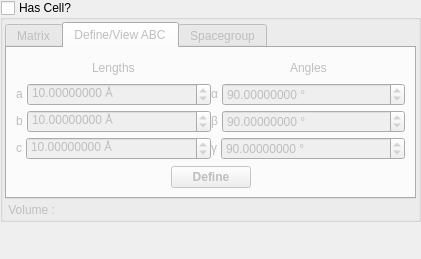
<?xml version="1.0" encoding="UTF-8"?>
<ui version="4.0">
 <class>CellDefinitionWidget</class>
 <widget class="QDockWidget" name="CellDefinitionWidget">
  <property name="geometry">
   <rect>
    <x>0</x>
    <y>0</y>
    <width>270</width>
    <height>259</height>
   </rect>
  </property>
  <property name="minimumSize">
   <size>
    <width>270</width>
    <height>259</height>
   </size>
  </property>
  <property name="windowIcon">
   <iconset resource="icons.qrc">
    <normaloff>:/stackicons/icons/stack_celldefine.svg</normaloff>:/stackicons/icons/stack_celldefine.svg</iconset>
  </property>
  <property name="floating">
   <bool>true</bool>
  </property>
  <property name="allowedAreas">
   <set>Qt::LeftDockWidgetArea|Qt::RightDockWidgetArea</set>
  </property>
  <property name="windowTitle">
   <string>Cell Definition</string>
  </property>
  <widget class="QWidget" name="dockWidgetContents">
   <layout class="QVBoxLayout" name="verticalLayout_4">
    <property name="margin">
     <number>0</number>
    </property>
    <item>
     <widget class="QGroupBox" name="CellDefinitionGroup">
      <property name="title">
       <string>Has Cell?</string>
      </property>
      <property name="checkable">
       <bool>true</bool>
      </property>
      <property name="checked">
       <bool>false</bool>
      </property>
      <layout class="QHBoxLayout" name="horizontalLayout_2">
       <property name="spacing">
        <number>4</number>
       </property>
       <property name="margin">
        <number>2</number>
       </property>
       <item>
        <layout class="QVBoxLayout" name="verticalLayout_2">
         <item>
          <widget class="QTabWidget" name="CellTabs">
           <property name="tabPosition">
            <enum>QTabWidget::North</enum>
           </property>
           <property name="currentIndex">
            <number>1</number>
           </property>
           <widget class="QWidget" name="CellMatrixTab">
            <attribute name="title">
             <string>Matrix</string>
            </attribute>
            <layout class="QVBoxLayout" name="verticalLayout_3">
             <item>
              <layout class="QGridLayout" name="gridLayout">
               <item row="0" column="0">
                <widget class="QLabel" name="label">
                 <property name="sizePolicy">
                  <sizepolicy hsizetype="Minimum" vsizetype="Preferred">
                   <horstretch>0</horstretch>
                   <verstretch>0</verstretch>
                  </sizepolicy>
                 </property>
                 <property name="font">
                  <font>
                   <weight>75</weight>
                   <bold>true</bold>
                  </font>
                 </property>
                 <property name="text">
                  <string>X</string>
                 </property>
                </widget>
               </item>
               <item row="0" column="1">
                <widget class="QDoubleSpinBox" name="CellMatrixXXSpin">
                 <property name="sizePolicy">
                  <sizepolicy hsizetype="Expanding" vsizetype="Fixed">
                   <horstretch>0</horstretch>
                   <verstretch>0</verstretch>
                  </sizepolicy>
                 </property>
                 <property name="toolTip">
                  <string>X-component of the X-axis</string>
                 </property>
                 <property name="decimals">
                  <number>7</number>
                 </property>
                 <property name="minimum">
                  <double>-100000000.000000000000000</double>
                 </property>
                 <property name="maximum">
                  <double>10000000.000000000000000</double>
                 </property>
                 <property name="value">
                  <double>10.000000000000000</double>
                 </property>
                </widget>
               </item>
               <item row="0" column="2">
                <widget class="QDoubleSpinBox" name="CellMatrixXYSpin">
                 <property name="sizePolicy">
                  <sizepolicy hsizetype="Expanding" vsizetype="Fixed">
                   <horstretch>0</horstretch>
                   <verstretch>0</verstretch>
                  </sizepolicy>
                 </property>
                 <property name="toolTip">
                  <string>Y-component of the X-axis</string>
                 </property>
                 <property name="decimals">
                  <number>7</number>
                 </property>
                 <property name="minimum">
                  <double>-100000000.000000000000000</double>
                 </property>
                 <property name="maximum">
                  <double>10000000.000000000000000</double>
                 </property>
                </widget>
               </item>
               <item row="0" column="3">
                <widget class="QDoubleSpinBox" name="CellMatrixXZSpin">
                 <property name="sizePolicy">
                  <sizepolicy hsizetype="Expanding" vsizetype="Fixed">
                   <horstretch>0</horstretch>
                   <verstretch>0</verstretch>
                  </sizepolicy>
                 </property>
                 <property name="toolTip">
                  <string>Z-component of the X-axis</string>
                 </property>
                 <property name="decimals">
                  <number>7</number>
                 </property>
                 <property name="minimum">
                  <double>-100000000.000000000000000</double>
                 </property>
                 <property name="maximum">
                  <double>10000000.000000000000000</double>
                 </property>
                </widget>
               </item>
               <item row="1" column="0">
                <widget class="QLabel" name="label_2">
                 <property name="sizePolicy">
                  <sizepolicy hsizetype="Minimum" vsizetype="Preferred">
                   <horstretch>0</horstretch>
                   <verstretch>0</verstretch>
                  </sizepolicy>
                 </property>
                 <property name="font">
                  <font>
                   <weight>75</weight>
                   <bold>true</bold>
                  </font>
                 </property>
                 <property name="text">
                  <string>Y</string>
                 </property>
                </widget>
               </item>
               <item row="1" column="1">
                <widget class="QDoubleSpinBox" name="CellMatrixYXSpin">
                 <property name="sizePolicy">
                  <sizepolicy hsizetype="Expanding" vsizetype="Fixed">
                   <horstretch>0</horstretch>
                   <verstretch>0</verstretch>
                  </sizepolicy>
                 </property>
                 <property name="toolTip">
                  <string>X-component of the Y-axis</string>
                 </property>
                 <property name="decimals">
                  <number>7</number>
                 </property>
                 <property name="minimum">
                  <double>-100000000.000000000000000</double>
                 </property>
                 <property name="maximum">
                  <double>10000000.000000000000000</double>
                 </property>
                </widget>
               </item>
               <item row="1" column="2">
                <widget class="QDoubleSpinBox" name="CellMatrixYYSpin">
                 <property name="sizePolicy">
                  <sizepolicy hsizetype="Expanding" vsizetype="Fixed">
                   <horstretch>0</horstretch>
                   <verstretch>0</verstretch>
                  </sizepolicy>
                 </property>
                 <property name="toolTip">
                  <string>Y-component of the Y-axis</string>
                 </property>
                 <property name="decimals">
                  <number>7</number>
                 </property>
                 <property name="minimum">
                  <double>-100000000.000000000000000</double>
                 </property>
                 <property name="maximum">
                  <double>10000000.000000000000000</double>
                 </property>
                 <property name="value">
                  <double>10.000000000000000</double>
                 </property>
                </widget>
               </item>
               <item row="1" column="3">
                <widget class="QDoubleSpinBox" name="CellMatrixYZSpin">
                 <property name="sizePolicy">
                  <sizepolicy hsizetype="Expanding" vsizetype="Fixed">
                   <horstretch>0</horstretch>
                   <verstretch>0</verstretch>
                  </sizepolicy>
                 </property>
                 <property name="toolTip">
                  <string>Z-component of the Y-axis</string>
                 </property>
                 <property name="decimals">
                  <number>7</number>
                 </property>
                 <property name="minimum">
                  <double>-100000000.000000000000000</double>
                 </property>
                 <property name="maximum">
                  <double>10000000.000000000000000</double>
                 </property>
                </widget>
               </item>
               <item row="2" column="0">
                <widget class="QLabel" name="label_3">
                 <property name="sizePolicy">
                  <sizepolicy hsizetype="Minimum" vsizetype="Preferred">
                   <horstretch>0</horstretch>
                   <verstretch>0</verstretch>
                  </sizepolicy>
                 </property>
                 <property name="font">
                  <font>
                   <weight>75</weight>
                   <bold>true</bold>
                  </font>
                 </property>
                 <property name="text">
                  <string>Z</string>
                 </property>
                </widget>
               </item>
               <item row="2" column="1">
                <widget class="QDoubleSpinBox" name="CellMatrixZXSpin">
                 <property name="sizePolicy">
                  <sizepolicy hsizetype="Expanding" vsizetype="Fixed">
                   <horstretch>0</horstretch>
                   <verstretch>0</verstretch>
                  </sizepolicy>
                 </property>
                 <property name="toolTip">
                  <string>X-component of the Z-axis</string>
                 </property>
                 <property name="decimals">
                  <number>7</number>
                 </property>
                 <property name="minimum">
                  <double>-100000000.000000000000000</double>
                 </property>
                 <property name="maximum">
                  <double>10000000.000000000000000</double>
                 </property>
                </widget>
               </item>
               <item row="2" column="2">
                <widget class="QDoubleSpinBox" name="CellMatrixZYSpin">
                 <property name="sizePolicy">
                  <sizepolicy hsizetype="Expanding" vsizetype="Fixed">
                   <horstretch>0</horstretch>
                   <verstretch>0</verstretch>
                  </sizepolicy>
                 </property>
                 <property name="toolTip">
                  <string>Y-component of the Z-axis</string>
                 </property>
                 <property name="decimals">
                  <number>7</number>
                 </property>
                 <property name="minimum">
                  <double>-100000000.000000000000000</double>
                 </property>
                 <property name="maximum">
                  <double>10000000.000000000000000</double>
                 </property>
                </widget>
               </item>
               <item row="2" column="3">
                <widget class="QDoubleSpinBox" name="CellMatrixZZSpin">
                 <property name="sizePolicy">
                  <sizepolicy hsizetype="Expanding" vsizetype="Fixed">
                   <horstretch>0</horstretch>
                   <verstretch>0</verstretch>
                  </sizepolicy>
                 </property>
                 <property name="toolTip">
                  <string>Z-component of the Z-axis</string>
                 </property>
                 <property name="decimals">
                  <number>7</number>
                 </property>
                 <property name="minimum">
                  <double>-100000000.000000000000000</double>
                 </property>
                 <property name="maximum">
                  <double>10000000.000000000000000</double>
                 </property>
                 <property name="value">
                  <double>10.000000000000000</double>
                 </property>
                </widget>
               </item>
              </layout>
             </item>
             <item>
              <spacer name="verticalSpacer">
               <property name="orientation">
                <enum>Qt::Vertical</enum>
               </property>
               <property name="sizeHint" stdset="0">
                <size>
                 <width>20</width>
                 <height>40</height>
                </size>
               </property>
              </spacer>
             </item>
            </layout>
           </widget>
           <widget class="QWidget" name="tab_2">
            <attribute name="title">
             <string>Define/View ABC</string>
            </attribute>
            <layout class="QVBoxLayout" name="verticalLayout">
             <item>
              <layout class="QHBoxLayout" name="_2">
               <property name="spacing">
                <number>0</number>
               </property>
               <property name="margin">
                <number>0</number>
               </property>
               <item>
                <layout class="QVBoxLayout" name="_3">
                 <property name="spacing">
                  <number>4</number>
                 </property>
                 <property name="margin">
                  <number>0</number>
                 </property>
                 <item>
                  <layout class="QHBoxLayout" name="_4">
                   <property name="spacing">
                    <number>0</number>
                   </property>
                   <property name="margin">
                    <number>0</number>
                   </property>
                   <item>
                    <spacer>
                     <property name="orientation">
                      <enum>Qt::Horizontal</enum>
                     </property>
                     <property name="sizeHint" stdset="0">
                      <size>
                       <width>16</width>
                       <height>20</height>
                      </size>
                     </property>
                    </spacer>
                   </item>
                   <item>
                    <widget class="QLabel" name="label_16">
                     <property name="text">
                      <string>Lengths</string>
                     </property>
                    </widget>
                   </item>
                   <item>
                    <spacer>
                     <property name="orientation">
                      <enum>Qt::Horizontal</enum>
                     </property>
                     <property name="sizeHint" stdset="0">
                      <size>
                       <width>1</width>
                       <height>20</height>
                      </size>
                     </property>
                    </spacer>
                   </item>
                  </layout>
                 </item>
                 <item>
                  <layout class="QHBoxLayout" name="_5">
                   <property name="spacing">
                    <number>4</number>
                   </property>
                   <property name="margin">
                    <number>0</number>
                   </property>
                   <item>
                    <widget class="QLabel" name="label_17">
                     <property name="sizePolicy">
                      <sizepolicy hsizetype="Fixed" vsizetype="Fixed">
                       <horstretch>0</horstretch>
                       <verstretch>0</verstretch>
                      </sizepolicy>
                     </property>
                     <property name="text">
                      <string>a</string>
                     </property>
                    </widget>
                   </item>
                   <item>
                    <widget class="QDoubleSpinBox" name="CellLengthASpin">
                     <property name="sizePolicy">
                      <sizepolicy hsizetype="Expanding" vsizetype="Fixed">
                       <horstretch>0</horstretch>
                       <verstretch>0</verstretch>
                      </sizepolicy>
                     </property>
                     <property name="suffix">
                      <string> Å</string>
                     </property>
                     <property name="decimals">
                      <number>8</number>
                     </property>
                     <property name="maximum">
                      <double>10000.000000000000000</double>
                     </property>
                     <property name="value">
                      <double>10.000000000000000</double>
                     </property>
                    </widget>
                   </item>
                  </layout>
                 </item>
                 <item>
                  <layout class="QHBoxLayout" name="_6">
                   <property name="spacing">
                    <number>4</number>
                   </property>
                   <property name="margin">
                    <number>0</number>
                   </property>
                   <item>
                    <widget class="QLabel" name="label_18">
                     <property name="sizePolicy">
                      <sizepolicy hsizetype="Fixed" vsizetype="Fixed">
                       <horstretch>0</horstretch>
                       <verstretch>0</verstretch>
                      </sizepolicy>
                     </property>
                     <property name="text">
                      <string>b</string>
                     </property>
                    </widget>
                   </item>
                   <item>
                    <widget class="QDoubleSpinBox" name="CellLengthBSpin">
                     <property name="sizePolicy">
                      <sizepolicy hsizetype="Expanding" vsizetype="Fixed">
                       <horstretch>0</horstretch>
                       <verstretch>0</verstretch>
                      </sizepolicy>
                     </property>
                     <property name="suffix">
                      <string> Å</string>
                     </property>
                     <property name="decimals">
                      <number>8</number>
                     </property>
                     <property name="maximum">
                      <double>10000.000000000000000</double>
                     </property>
                     <property name="value">
                      <double>10.000000000000000</double>
                     </property>
                    </widget>
                   </item>
                  </layout>
                 </item>
                 <item>
                  <layout class="QHBoxLayout" name="_7">
                   <property name="spacing">
                    <number>4</number>
                   </property>
                   <property name="margin">
                    <number>0</number>
                   </property>
                   <item>
                    <widget class="QLabel" name="label_19">
                     <property name="sizePolicy">
                      <sizepolicy hsizetype="Fixed" vsizetype="Fixed">
                       <horstretch>0</horstretch>
                       <verstretch>0</verstretch>
                      </sizepolicy>
                     </property>
                     <property name="text">
                      <string>c</string>
                     </property>
                    </widget>
                   </item>
                   <item>
                    <widget class="QDoubleSpinBox" name="CellLengthCSpin">
                     <property name="sizePolicy">
                      <sizepolicy hsizetype="Expanding" vsizetype="Fixed">
                       <horstretch>0</horstretch>
                       <verstretch>0</verstretch>
                      </sizepolicy>
                     </property>
                     <property name="suffix">
                      <string> Å</string>
                     </property>
                     <property name="decimals">
                      <number>8</number>
                     </property>
                     <property name="maximum">
                      <double>10000.000000000000000</double>
                     </property>
                     <property name="value">
                      <double>10.000000000000000</double>
                     </property>
                    </widget>
                   </item>
                  </layout>
                 </item>
                </layout>
               </item>
               <item>
                <layout class="QVBoxLayout" name="_8">
                 <property name="spacing">
                  <number>4</number>
                 </property>
                 <property name="margin">
                  <number>0</number>
                 </property>
                 <item>
                  <layout class="QHBoxLayout" name="_9">
                   <property name="spacing">
                    <number>4</number>
                   </property>
                   <property name="margin">
                    <number>0</number>
                   </property>
                   <item>
                    <spacer>
                     <property name="orientation">
                      <enum>Qt::Horizontal</enum>
                     </property>
                     <property name="sizeHint" stdset="0">
                      <size>
                       <width>16</width>
                       <height>20</height>
                      </size>
                     </property>
                    </spacer>
                   </item>
                   <item>
                    <widget class="QLabel" name="label_15">
                     <property name="text">
                      <string>Angles</string>
                     </property>
                    </widget>
                   </item>
                   <item>
                    <spacer>
                     <property name="orientation">
                      <enum>Qt::Horizontal</enum>
                     </property>
                     <property name="sizeHint" stdset="0">
                      <size>
                       <width>16</width>
                       <height>20</height>
                      </size>
                     </property>
                    </spacer>
                   </item>
                  </layout>
                 </item>
                 <item>
                  <layout class="QHBoxLayout" name="_10">
                   <property name="spacing">
                    <number>4</number>
                   </property>
                   <property name="margin">
                    <number>0</number>
                   </property>
                   <item>
                    <widget class="QLabel" name="label_12">
                     <property name="sizePolicy">
                      <sizepolicy hsizetype="Fixed" vsizetype="Fixed">
                       <horstretch>0</horstretch>
                       <verstretch>0</verstretch>
                      </sizepolicy>
                     </property>
                     <property name="text">
                      <string>&amp;#945;</string>
                     </property>
                     <property name="textFormat">
                      <enum>Qt::RichText</enum>
                     </property>
                    </widget>
                   </item>
                   <item>
                    <widget class="QDoubleSpinBox" name="CellAngleASpin">
                     <property name="sizePolicy">
                      <sizepolicy hsizetype="Expanding" vsizetype="Fixed">
                       <horstretch>0</horstretch>
                       <verstretch>0</verstretch>
                      </sizepolicy>
                     </property>
                     <property name="suffix">
                      <string> °</string>
                     </property>
                     <property name="decimals">
                      <number>8</number>
                     </property>
                     <property name="maximum">
                      <double>180.000000000000000</double>
                     </property>
                     <property name="value">
                      <double>90.000000000000000</double>
                     </property>
                    </widget>
                   </item>
                  </layout>
                 </item>
                 <item>
                  <layout class="QHBoxLayout" name="_11">
                   <property name="spacing">
                    <number>4</number>
                   </property>
                   <property name="margin">
                    <number>0</number>
                   </property>
                   <item>
                    <widget class="QLabel" name="label_13">
                     <property name="sizePolicy">
                      <sizepolicy hsizetype="Fixed" vsizetype="Fixed">
                       <horstretch>0</horstretch>
                       <verstretch>0</verstretch>
                      </sizepolicy>
                     </property>
                     <property name="text">
                      <string>&amp;#946;</string>
                     </property>
                     <property name="textFormat">
                      <enum>Qt::RichText</enum>
                     </property>
                    </widget>
                   </item>
                   <item>
                    <widget class="QDoubleSpinBox" name="CellAngleBSpin">
                     <property name="sizePolicy">
                      <sizepolicy hsizetype="Expanding" vsizetype="Fixed">
                       <horstretch>0</horstretch>
                       <verstretch>0</verstretch>
                      </sizepolicy>
                     </property>
                     <property name="suffix">
                      <string> °</string>
                     </property>
                     <property name="decimals">
                      <number>8</number>
                     </property>
                     <property name="maximum">
                      <double>180.000000000000000</double>
                     </property>
                     <property name="value">
                      <double>90.000000000000000</double>
                     </property>
                    </widget>
                   </item>
                  </layout>
                 </item>
                 <item>
                  <layout class="QHBoxLayout" name="_12">
                   <property name="spacing">
                    <number>4</number>
                   </property>
                   <property name="margin">
                    <number>0</number>
                   </property>
                   <item>
                    <widget class="QLabel" name="label_14">
                     <property name="sizePolicy">
                      <sizepolicy hsizetype="Fixed" vsizetype="Fixed">
                       <horstretch>0</horstretch>
                       <verstretch>0</verstretch>
                      </sizepolicy>
                     </property>
                     <property name="text">
                      <string>&amp;#947;</string>
                     </property>
                     <property name="textFormat">
                      <enum>Qt::RichText</enum>
                     </property>
                    </widget>
                   </item>
                   <item>
                    <widget class="QDoubleSpinBox" name="CellAngleCSpin">
                     <property name="sizePolicy">
                      <sizepolicy hsizetype="Expanding" vsizetype="Fixed">
                       <horstretch>0</horstretch>
                       <verstretch>0</verstretch>
                      </sizepolicy>
                     </property>
                     <property name="suffix">
                      <string> °</string>
                     </property>
                     <property name="decimals">
                      <number>8</number>
                     </property>
                     <property name="maximum">
                      <double>180.000000000000000</double>
                     </property>
                     <property name="value">
                      <double>90.000000000000000</double>
                     </property>
                    </widget>
                   </item>
                  </layout>
                 </item>
                </layout>
               </item>
              </layout>
             </item>
             <item>
              <layout class="QHBoxLayout" name="horizontalLayout">
               <item>
                <spacer name="horizontalSpacer">
                 <property name="orientation">
                  <enum>Qt::Horizontal</enum>
                 </property>
                 <property name="sizeHint" stdset="0">
                  <size>
                   <width>40</width>
                   <height>20</height>
                  </size>
                 </property>
                </spacer>
               </item>
               <item>
                <widget class="QPushButton" name="DefineFromABCButton">
                 <property name="font">
                  <font>
                   <weight>75</weight>
                   <bold>true</bold>
                  </font>
                 </property>
                 <property name="text">
                  <string>Define</string>
                 </property>
                </widget>
               </item>
               <item>
                <spacer name="horizontalSpacer_2">
                 <property name="orientation">
                  <enum>Qt::Horizontal</enum>
                 </property>
                 <property name="sizeHint" stdset="0">
                  <size>
                   <width>40</width>
                   <height>20</height>
                  </size>
                 </property>
                </spacer>
               </item>
              </layout>
             </item>
            </layout>
           </widget>
           <widget class="QWidget" name="tab">
            <attribute name="title">
             <string>Spacegroup</string>
            </attribute>
            <layout class="QVBoxLayout" name="verticalLayout_5">
             <item>
              <widget class="QGroupBox" name="CellSpacegroupGroup">
               <property name="enabled">
                <bool>false</bool>
               </property>
               <property name="sizePolicy">
                <sizepolicy hsizetype="MinimumExpanding" vsizetype="Preferred">
                 <horstretch>0</horstretch>
                 <verstretch>0</verstretch>
                </sizepolicy>
               </property>
               <property name="title">
                <string>Spacegroup</string>
               </property>
               <layout class="QVBoxLayout" name="_14">
                <property name="spacing">
                 <number>2</number>
                </property>
                <property name="margin">
                 <number>0</number>
                </property>
                <item>
                 <layout class="QHBoxLayout" name="_15">
                  <property name="spacing">
                   <number>2</number>
                  </property>
                  <property name="margin">
                   <number>0</number>
                  </property>
                  <item>
                   <widget class="QLabel" name="SpacegroupLabel">
                    <property name="sizePolicy">
                     <sizepolicy hsizetype="Expanding" vsizetype="Fixed">
                      <horstretch>0</horstretch>
                      <verstretch>0</verstretch>
                     </sizepolicy>
                    </property>
                    <property name="text">
                     <string>None (0)</string>
                    </property>
                   </widget>
                  </item>
                  <item>
                   <widget class="QPushButton" name="CellSpacegroupRemoveButton">
                    <property name="minimumSize">
                     <size>
                      <width>0</width>
                      <height>0</height>
                     </size>
                    </property>
                    <property name="maximumSize">
                     <size>
                      <width>10000</width>
                      <height>10000</height>
                     </size>
                    </property>
                    <property name="text">
                     <string>Remove</string>
                    </property>
                    <property name="autoDefault">
                     <bool>false</bool>
                    </property>
                   </widget>
                  </item>
                 </layout>
                </item>
                <item>
                 <layout class="QHBoxLayout" name="_16">
                  <property name="spacing">
                   <number>6</number>
                  </property>
                  <property name="margin">
                   <number>0</number>
                  </property>
                  <item>
                   <widget class="QLineEdit" name="CellSpacegroupEdit">
                    <property name="toolTip">
                     <string>Name or ID of spacegroup to set</string>
                    </property>
                   </widget>
                  </item>
                  <item>
                   <widget class="QPushButton" name="CellSpacegroupSetButton">
                    <property name="text">
                     <string>Set</string>
                    </property>
                    <property name="autoDefault">
                     <bool>false</bool>
                    </property>
                   </widget>
                  </item>
                 </layout>
                </item>
                <item>
                 <layout class="QHBoxLayout" name="_17">
                  <property name="spacing">
                   <number>6</number>
                  </property>
                  <property name="margin">
                   <number>0</number>
                  </property>
                  <item>
                   <spacer>
                    <property name="orientation">
                     <enum>Qt::Horizontal</enum>
                    </property>
                    <property name="sizeHint" stdset="0">
                     <size>
                      <width>20</width>
                      <height>20</height>
                     </size>
                    </property>
                   </spacer>
                  </item>
                  <item>
                   <widget class="QPushButton" name="CellSpacegroupPackButton">
                    <property name="text">
                     <string>Pack</string>
                    </property>
                    <property name="autoDefault">
                     <bool>false</bool>
                    </property>
                   </widget>
                  </item>
                  <item>
                   <spacer>
                    <property name="orientation">
                     <enum>Qt::Horizontal</enum>
                    </property>
                    <property name="sizeHint" stdset="0">
                     <size>
                      <width>20</width>
                      <height>20</height>
                     </size>
                    </property>
                   </spacer>
                  </item>
                 </layout>
                </item>
               </layout>
              </widget>
             </item>
             <item>
              <spacer name="spacer">
               <property name="orientation">
                <enum>Qt::Vertical</enum>
               </property>
               <property name="sizeHint" stdset="0">
                <size>
                 <width>20</width>
                 <height>0</height>
                </size>
               </property>
              </spacer>
             </item>
            </layout>
           </widget>
          </widget>
         </item>
         <item>
          <widget class="QLabel" name="CellVolumeLabel">
           <property name="text">
            <string> Volume : </string>
           </property>
          </widget>
         </item>
        </layout>
       </item>
       <item>
        <layout class="QVBoxLayout" name="_13">
         <property name="spacing">
          <number>6</number>
         </property>
         <property name="margin">
          <number>0</number>
         </property>
        </layout>
       </item>
      </layout>
     </widget>
    </item>
    <item>
     <spacer name="verticalSpacer_2">
      <property name="orientation">
       <enum>Qt::Vertical</enum>
      </property>
      <property name="sizeHint" stdset="0">
       <size>
        <width>20</width>
        <height>0</height>
       </size>
      </property>
     </spacer>
    </item>
   </layout>
  </widget>
 </widget>
 <resources>
  <include location="icons.qrc"/>
 </resources>
 <connections/>
</ui>
